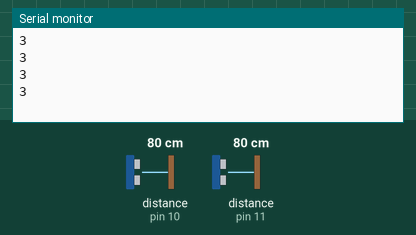
Simulated run of this sketch. Board: Arduino Mega 2560, built with avr-gcc and run on an emulated ATmega2560. Shown: the last lines printed to the serial monitor. Wiring (inferred from the names in the program): 2 × ultrasonic range finder: trigger pin 3, echo pin 11 / trigger pin 9, echo pin 10. Inputs (shaded band) come from the test bench; at power-on: distance to the obstacle (sensors on pin 10, pin 11) 80 cm. The echo pulse lasts 58.3 µs per cm.

Above: at 1.2 s.
1.3 s: distance to the obstacle (sensor on pin 10) set to 2 cm
At 1.77 s:
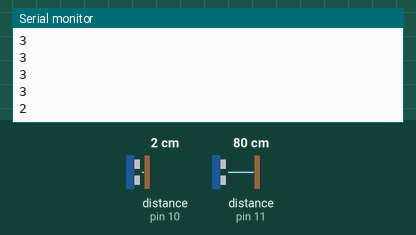
2.8 s: distance to the obstacle (sensor on pin 10) set to 120 cm
At 2.99 s:
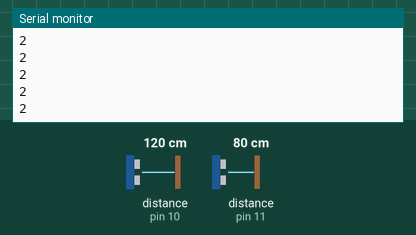
Timing chart, 0 to 5.8 s (numbered marks = the images above; inputs shaded):
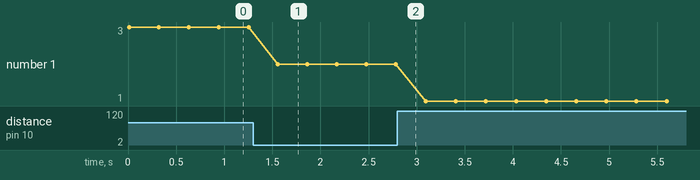

Measured:
- after the input at 1.3 s, the serial monitor: prints a new line after 0.26 s (image 1)
- plotted number 1: 3 → 2 after the input at 1.3 s, 2 → 1 after the input at 2.8 s

The sketch:

GoPiGo3-Distance_measurement.ino
```cpp
#define trigPin1 9
#define echoPin1 10
#define LED_first_ping 22
int incomingByte = 0;
#define trigPin2 3
#define echoPin2 11
#define LED_second_ping 24

long duration, distance, UltraSensor1, UltraSensor2, constrainedDuration;
char data;

void setup()
{
        Serial.begin(9600);
        pinMode(trigPin1, OUTPUT);
        pinMode(echoPin1, INPUT);
        pinMode(trigPin2, OUTPUT);
        pinMode(echoPin2, INPUT);
}


void loop()
{

                SonarSensor(trigPin1, echoPin1);
                UltraSensor1 = distance;
                SonarSensor(trigPin2, echoPin2);
                UltraSensor2 = distance;
                if(UltraSensor1 > UltraSensor2)

                {
                  Serial.println("1");
                }
               else if (UltraSensor2 > UltraSensor1)
                {
                  Serial.println("2");
                }
               else if(UltraSensor2 == UltraSensor1 && UltraSensor1 == UltraSensor2)
               {
                 Serial.println("3");
               }
                delay(300);
   }

void SonarSensor(int trigPinSensor, int echoPinSensor)
    {
        digitalWrite(trigPinSensor, LOW);
        delayMicroseconds(2);
        digitalWrite(trigPinSensor, HIGH);
        delayMicroseconds(10);
        digitalWrite(trigPinSensor, LOW);

        duration = pulseIn(echoPinSensor, HIGH);
        distance = (duration / 2) / 29.1;
    }
```
